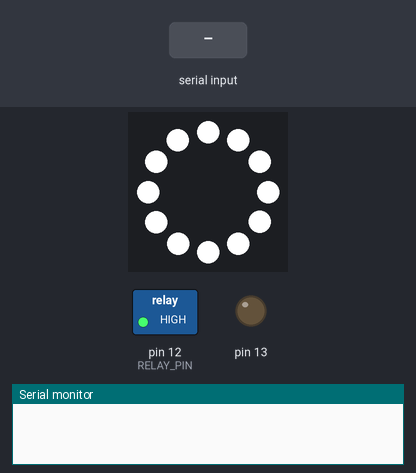
A sketch run on a simulated Arduino Uno, built with avr-gcc and run on an emulated ATmega328P. On the bench: 12 RGB LEDs in a ring, first at the top, clockwise, switched loads named in the sketch (green lamp = pin HIGH), output pins drawn as LEDs (lit = HIGH), the last lines printed to the serial monitor. The inputs (shaded band) are chosen by the test bench.

Above: at 1.2 s.
1.3 s: "L008\n" received over Serial
At 1.9 s:
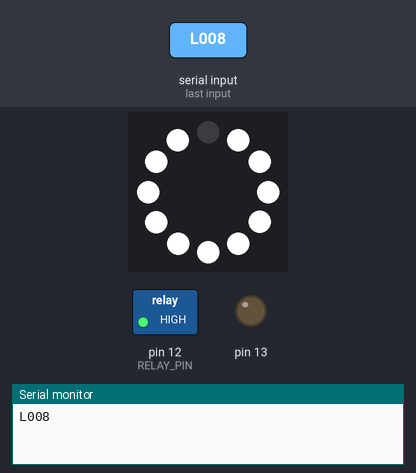
2.8 s: "L008,45\n" received over Serial
At 3.1 s:
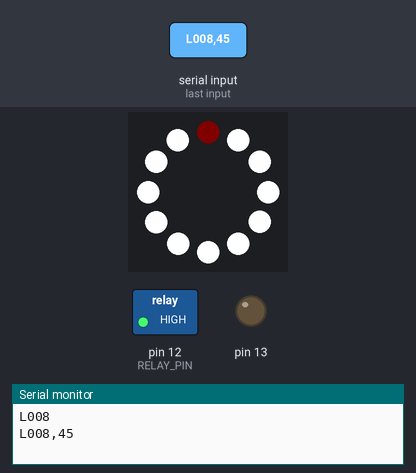
4.3 s: "L00890\n" received over Serial
At 5.4 s:
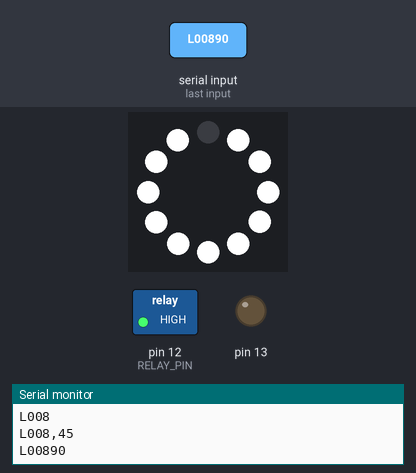
Timing chart, 0 to 7.3 s (numbered marks = the images above; inputs shaded):
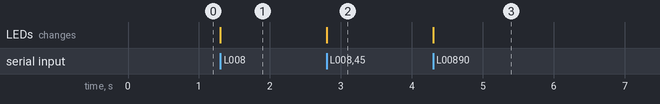

Measured:
- after the input at 1.3 s, the LEDs: change at once (image 1)
- after the input at 2.8 s, the LEDs: change at once (image 2)
- after the input at 4.3 s, the LEDs: change at once (image 3)

The sketch:

arduino-firmware.ino
```cpp
#include <Adafruit_NeoPixel.h>
#define RELAY_PIN 12
#define LED_PIN    8
#define LED_COUNT 12

Adafruit_NeoPixel ring(LED_COUNT, LED_PIN, NEO_GRBW + NEO_KHZ800);

void setup() {
  Serial.begin(115200);
  pinMode(RELAY_PIN, OUTPUT);
  pinMode(13, OUTPUT);
  digitalWrite(RELAY_PIN, HIGH);
  ring.begin();
  ring.show();
  uint32_t color = ring.Color(0, 0, 0, 255);
  ring.setBrightness(255);
  ring.fill(color, 0);
  ring.show();
}


void loop() {
  if (Serial.available() > 0) {
    String data = Serial.readStringUntil('\n');
    if( (data.compareTo("L012 1")) == 0){
      digitalWrite(RELAY_PIN, HIGH);
      Serial.println(data);
    }else if((data.compareTo("L012 0")) == 0){
       digitalWrite(RELAY_PIN, LOW);
       Serial.println(data);
    }else if(data.startsWith("L008")){
      updateRingLight(data);
      Serial.println(data);
    }
    else{
      Serial.println("Unknown");
    }

  }
}

void updateRingLight(String data){
  //L008 Rxxx Gxxx Bxxx Wxxx LXX
  int red = data.substring(6,9).toInt();
  int green = data.substring(11,14).toInt();
  int blue = data.substring(16,19).toInt();
  int white = data.substring(21,24).toInt();
  uint32_t color = ring.Color(red,green,blue,white);
  if(data.length() == 24){
    //all leds
    ring.fill(color, 0);
       Serial.println(red);
    Serial.println(green);
    Serial.println(blue);
    Serial.println(white);
  }else{
    int led = data.substring(26,28).toInt();
    if(led < 12){
    ring.setPixelColor(led,red,green,blue,white);
  }

  }
  ring.show();
}

void colorines() {
  for(int red=0; red<=255;red++){
    for(int green=0; green<=255;green++){
      for(int blue=0; blue<=255;blue++){
          for(int i=0;i<12; i++){
            ring.setPixelColor(i, red, green, blue,0);
            ring.show();
            delay(10);
        }
      }
    }
  }
}
```
